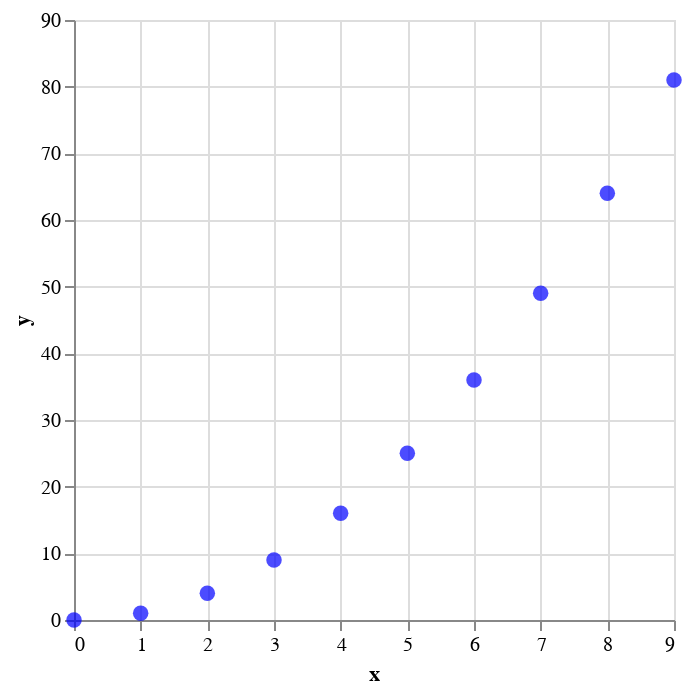

This figure's notebook cell:
### Code cell
import altair as alt
import pandas as pd

data = pd.DataFrame({
    'x': range(10),
    'y': [val**2 for val in range(10)]
})

chart = alt.Chart(data).mark_circle(size=60).encode(
    x='x',
    y='y',
    color=alt.value('blue')
)
chart.show()

### Figure 1 — Vega-Lite specification as saved in the notebook (floating-point values rounded to 4 significant figures)
{"config": {"view": {"continuousWidth": 300, "continuousHeight": 300}}, "data": {"name": "data-25e9b537fd8682b390a9198dd3c032bc"}, "mark": {"type": "circle", "size": 60}, "encoding": {"color": {"value": "blue"}, "x": {"field": "x", "type": "quantitative"}, "y": {"field": "y", "type": "quantitative"}}, "$schema": "https://vega.github.io/schema/vega-lite/v5.20.1.json", "datasets": {"data-25e9b537fd8682b390a9198dd3c032bc": [{"x": 0, "y": 0}, {"x": 1, "y": 1}, {"x": 2, "y": 4}, {"x": 3, "y": 9}, {"x": 4, "y": 16}, {"x": 5, "y": 25}, {"x": 6, "y": 36}, {"x": 7, "y": 49}, {"x": 8, "y": 64}, {"x": 9, "y": 81}]}}
